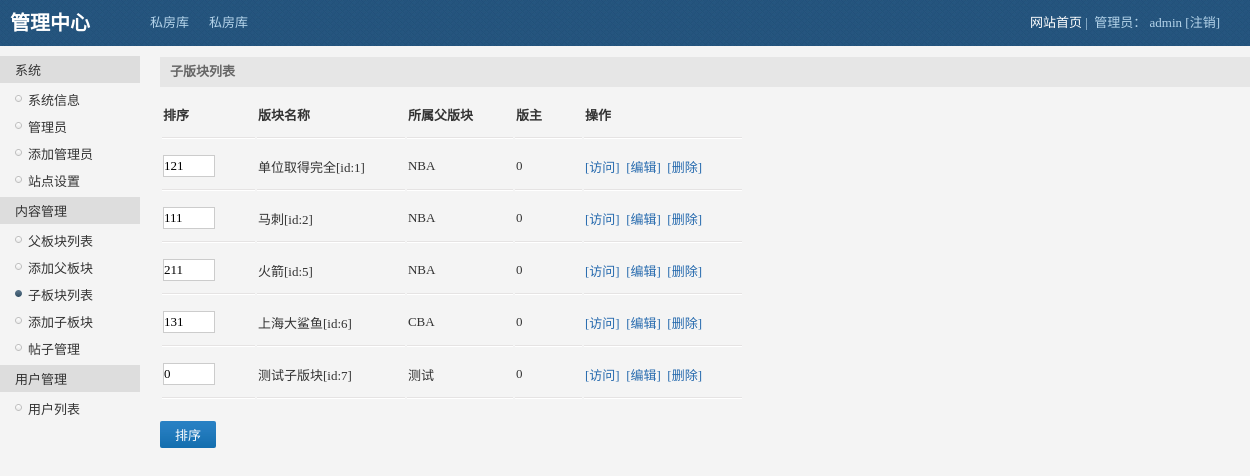
The page /sfkbbs/admin/son_module.php on the database its author committed.
### tables this page shows
CREATE TABLE IF NOT EXISTS `sfk_son_module` (
  `id` int(10) unsigned NOT NULL AUTO_INCREMENT,
  `father_module_id` int(10) unsigned NOT NULL,
  `module_name` varchar(66) NOT NULL,
  `info` varchar(255) NOT NULL,
  `member_id` int(10) unsigned NOT NULL DEFAULT '0',
  `sort` int(10) unsigned NOT NULL DEFAULT '0',
  PRIMARY KEY (`id`)
);

CREATE TABLE IF NOT EXISTS `sfk_father_module` (
  `id` int(10) unsigned NOT NULL AUTO_INCREMENT,
  `module_name` varchar(66) NOT NULL,
  `sort` int(11) DEFAULT '0',
  PRIMARY KEY (`id`)
);

### sfkbbs/inc/mysql.inc.php (called while the page is built, shortened)
<?php
function execute($link,$query){
	$result=mysqli_query($link,$query);
	return $result;
}
?>

### sfkbbs/admin/son_module.php (the view, shortened to what this page needs)
<?php
include_once '../inc/mysql.inc.php';
$link=connect();
?>
<?php include 'inc/header.inc.php'?>
<div id="main">
	<div class="title">子版块列表</div>
	<form method="post">
	<table class="list">
		<tr>
			<th>排序</th>
			<th>版块名称</th>
			<th>所属父版块</th>
			<th>版主</th>
			<th>操作</th>
		</tr>
		<?php
		$query="select ssm.id,ssm.sort,ssm.module_name,sfm.module_name father_module_name,ssm.member_id from sfk_son_module ssm,sfk_father_module sfm where ssm.father_module_id=sfm.id order by sfm.id";
		$result=execute($link,$query);
		while ($data=mysqli_fetch_assoc($result)){
			$url=urlencode("son_module_delete.php?id={$data['id']}");
			$return_url=urlencode($_SERVER['REQUEST_URI']);
			$message="你真的要删除子版块 {$data['module_name']} 吗？";
			$delete_url="confirm.php?url={$url}&return_url={$return_url}&message={$message}";
$html=<<<A
			<tr>
				<td><input class="sort" type="text" name="sort[{$data['id']}]" value="{$data['sort']}" /></td>
				<td>{$data['module_name']}[id:{$data['id']}]</td>
				<td>{$data['father_module_name']}</td>
				<td>{$data['member_id']}</td>
				<td><a href="#">[访问]</a>&nbsp;&nbsp;<a href="son_module_update.php?id={$data['id']}">[编辑]</a>&nbsp;&nbsp;<a href="$delete_url">[删除]</a></td>
			</tr>
A;
			echo $html;
		}
		?>
	</table>
	<input style="margin-top:20px;cursor:pointer;" class="btn" type="submit" name="submit" value="排序" />
	</form>
</div>
<?php include 'inc/footer.inc.php'?>

### sfkbbs/admin/style/public.css (style rules this page uses)
body { overflow-x:hidden; }
body,div,ul,ol,li,dl,dt,dd,h1,h2,h3,h4,h5,h6,form,input,textarea,p { margin:0px; padding:0px; font-size:13px; font-family:Tahoma; }
a { text-decoration:none; }
body { background:#f4f4f4; color:#333; }
#main { width:90%; margin:57px 0 0 160px; }
#main .title { width:100%; height:30px; line-height:30px; text-indent:10px; background:#e6e6e6; color:#666; font-weight:bold; }
#main a { color:#266aae; }
input { border:1px solid #ccc; }
input.sort { width:50px; height:20px; }
input.btn { border-radius:2px; color: #fff; font-family: inherit; padding:4px 15px; text-align: center; background:url(btn.png) 0 -120px #1b75b6; border:0px; }
table.list tr { height:50px; background:url(hr.png) 0px bottom repeat-x; }
table.list tr th { padding-right:40px; text-align:left; }
table.list tr td { padding-right:40px; text-align:left; }

### rows shown on the page
sfk_son_module: sort "121", module_name "单位取得完全", id "1", sfk_father_module.module_name "NBA", member "0"
sfk_son_module: sort "111", module_name "马刺", id "2", sfk_father_module.module_name "NBA", member "0"
sfk_son_module: sort "211", module_name "火箭", id "5", sfk_father_module.module_name "NBA", member "0"
sfk_son_module: sort "131", module_name "上海大鲨鱼", id "6", sfk_father_module.module_name "CBA", member "0"
sfk_son_module: sort "0", module_name "测试子版块", id "7", sfk_father_module.module_name "测试", member "0"
